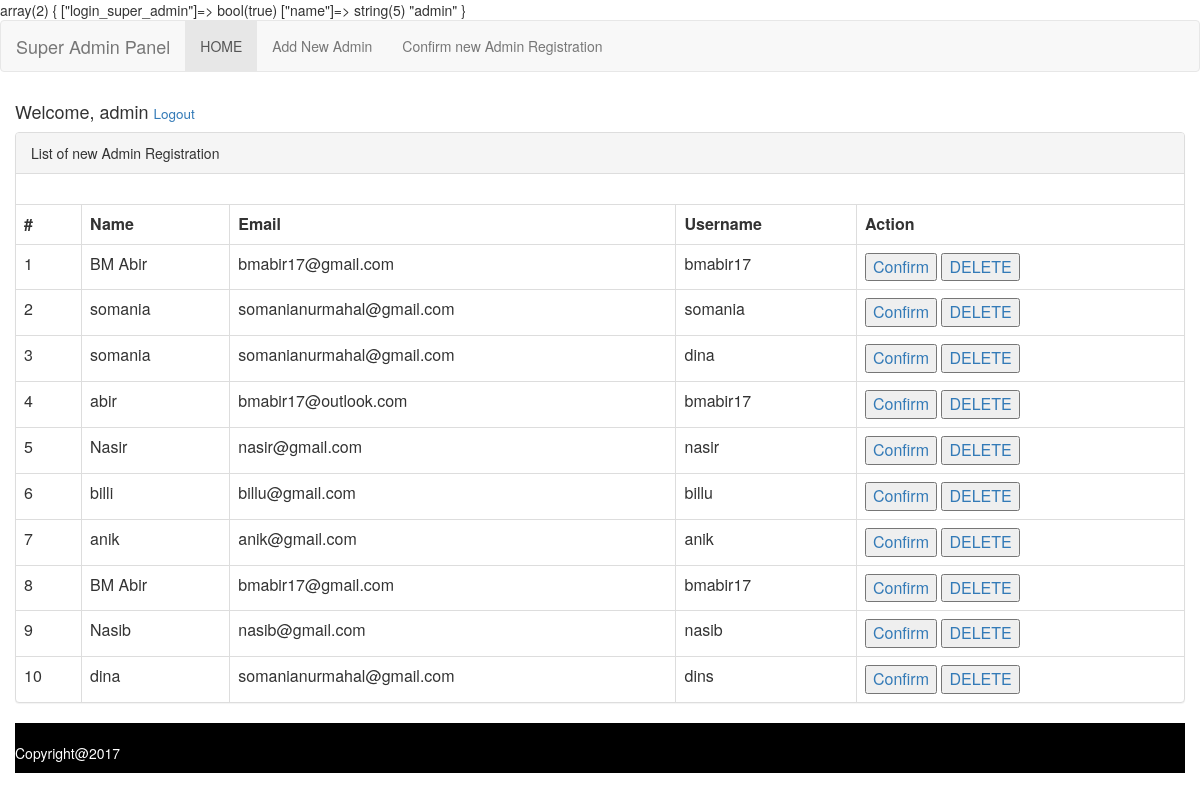
Page /main/newAdminList.php (signed in) on the committed database.
### tables this page shows
CREATE TABLE `admin_reg` (
  `Name` varchar(255) NOT NULL,
  `Email` varchar(255) NOT NULL,
  `UserName` varchar(255) NOT NULL,
  `Password` varchar(255) NOT NULL,
  `U_ID` int(255) NOT NULL
);

### main/newAdminList.php (the view, shortened to what this page needs)
<?php
if (isset($_SESSION['login_super_admin']) && $_SESSION['login_super_admin']) {
    var_dump($_SESSION);
} else {
    header('refresh:1; url=login.php');
}
require_once 'su_header.php';
include_once 'db.php';
$data = null;
$query = "SELECT * FROM admin_reg";
$result = $con->query($query);
$num_result = $result->num_rows;
if ($num_result > 0) {
    while ($rows = $result->fetch_assoc()) {
        $data[] = $rows;
    }
}
?>
    <div class="row">
        <div class="panel panel-default">
            <div class="panel-heading">List of new Admin Registration</div>
            <div class="panel-body">
            </div>
            <table class="table table-bordered">
                <tr>
                    <th>#</th>
                    <th>Name</th>
                    <th>Email</th>
                    <th>Username</th>
                    <th>Action</th>
                </tr>
                <?php
                $counter_list = 1;
                if ($data != null):
                    foreach ($data as $value):
                        ?>
                        <tr>
                            <td><?php echo $counter_list; ?></td>
                            <td><?php echo $value['Name']; ?></td>
                            <td><?php echo $value['Email']; ?></td>
                            <td><?php echo $value['UserName']; ?></td>
                            <td>
                                <a href="confirmAdmin.php\?id=<?php echo $value['U_ID']; ?>"> <input type="button" value="Confirm" />   </a>
                                <a href="delete.php\?id=<?php echo $value['U_ID']; ?>"> <input type="button" value="DELETE" /></a>
                            </td>
                        </tr>
                        <?php
                        $counter_list++;
                    endforeach;
                endif;
                ?>
            </table>
        </div>
    </div>
<?php
require_once 'footer.php';
?>

### rows in the picture
admin_reg: Name "BM Abir", Email "bmabir17@gmail.com", UserName "bmabir17"
admin_reg: Name "somania", Email "somanianurmahal@gmail.com", UserName "somania"
admin_reg: Name "somania", Email "somanianurmahal@gmail.com", UserName "dina"
admin_reg: Name "abir", Email "bmabir17@outlook.com", UserName "bmabir17"
admin_reg: Name "Nasir", Email "nasir@gmail.com", UserName "nasir"
admin_reg: Name "billi", Email "billu@gmail.com", UserName "billu"
admin_reg: Name "anik", Email "anik@gmail.com", UserName "anik"
admin_reg: Name "BM Abir", Email "bmabir17@gmail.com", UserName "bmabir17"
admin_reg: Name "Nasib", Email "nasib@gmail.com", UserName "nasib"
admin_reg: Name "dina", Email "somanianurmahal@gmail.com", UserName "dins"

### other values in the picture
$_SESSION['name'] "admin"
